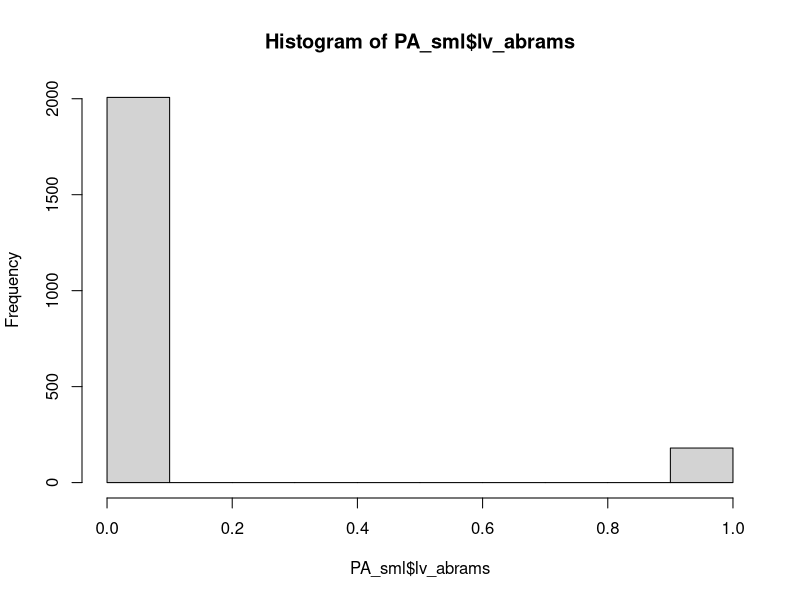
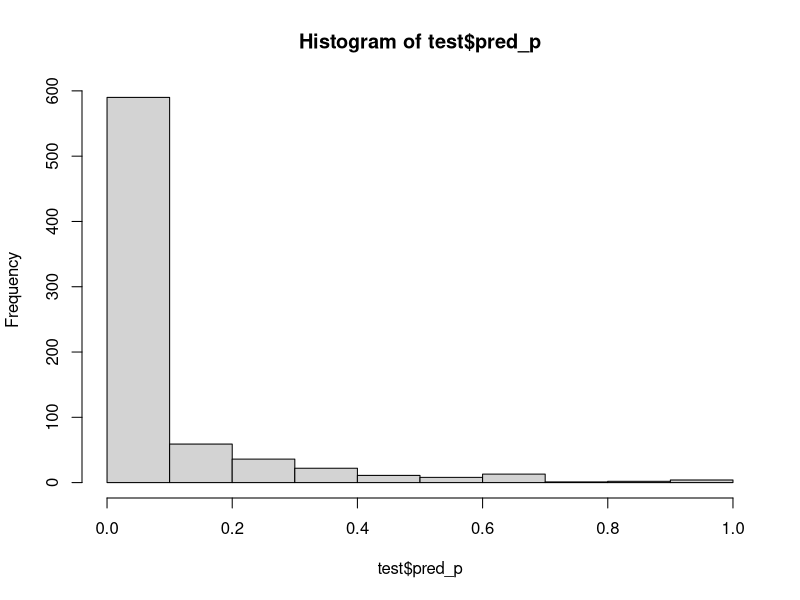
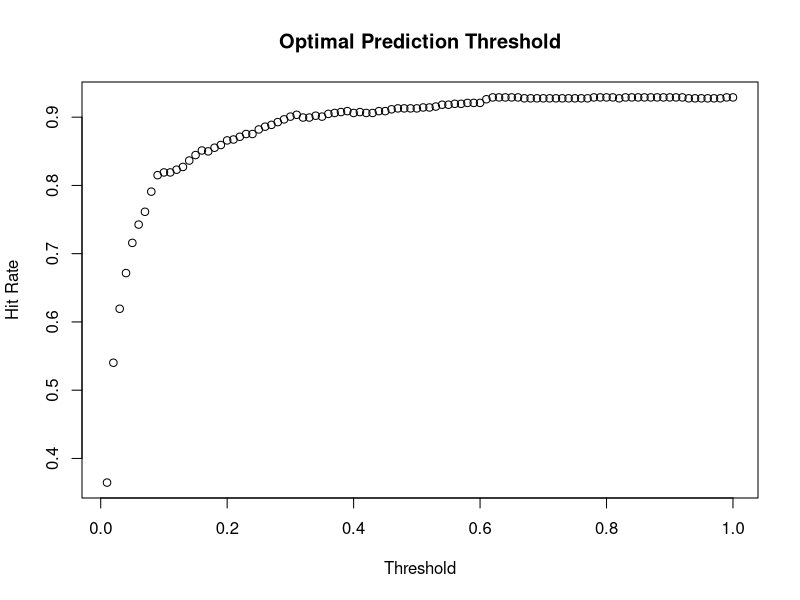
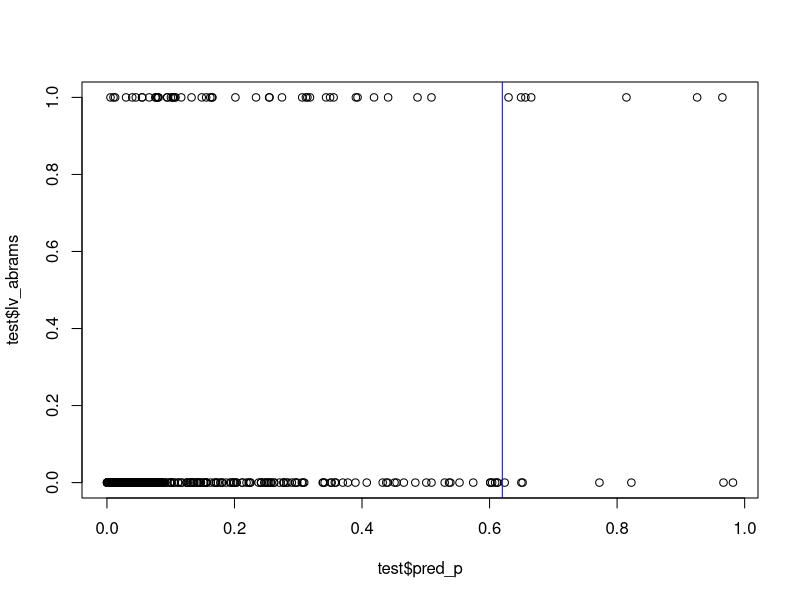
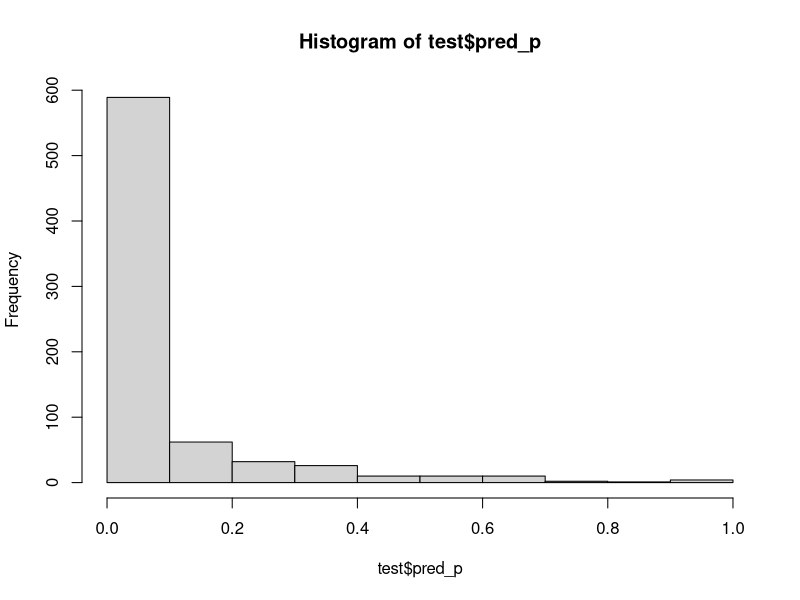
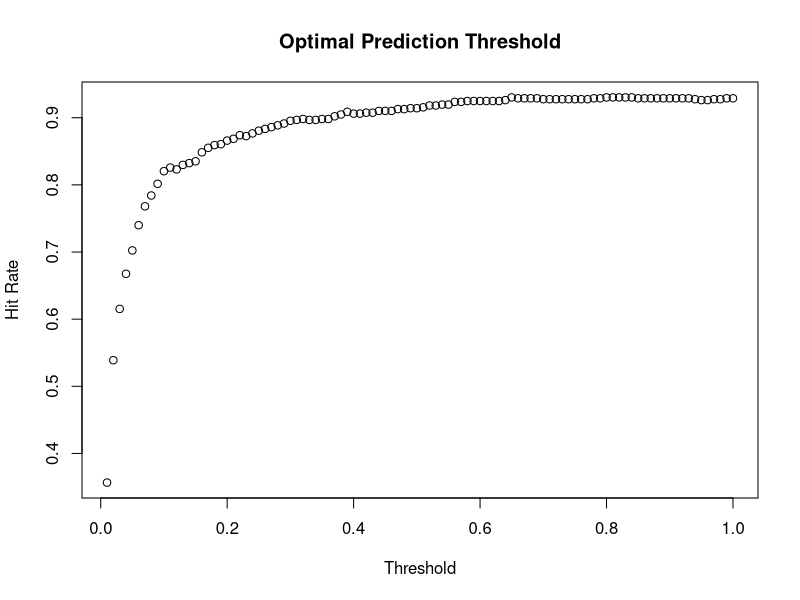
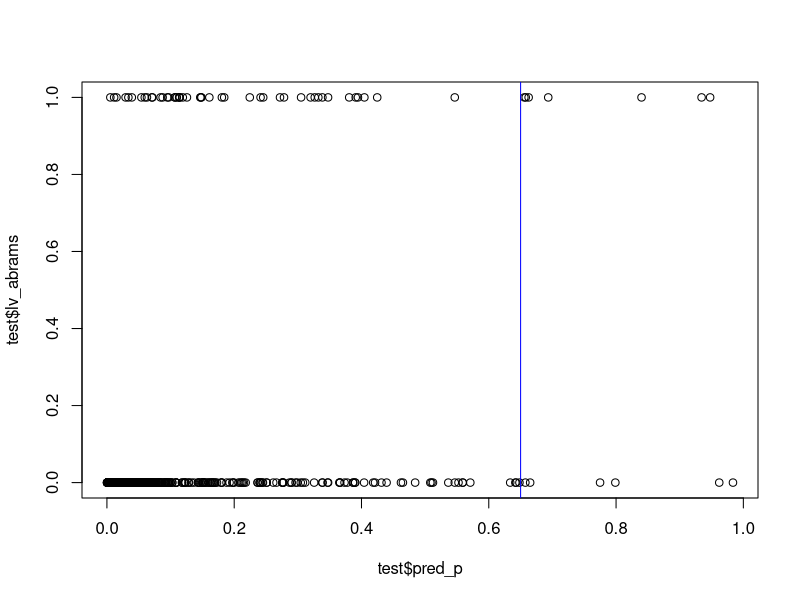

These charts were generated, in order, by the following R code: (Note: this script raises an error after producing the figures.)
# Estimate likelihood of voting among Abrams supporters
# Lauren Lawless
# MAR 653
# February 26, 2020

library(readxl)
#install.packages("ggplot2")
library(ggplot2)

# Function definition
get_hitrate <- function(thresh){
  test$pred <- ifelse(test$pred_p > thresh,1,0)
  correct <- sum(ifelse(test$lv_abrams + test$pred == 1,0,1))/nrow(test)
  return(correct)
}

best_hitrate <- 0
best_tp <- 0
hitrates <- data.frame("threshold"=(1:100)/100, "hitrate"=-1)

#####
# Obtain and Scrub
Project_Analysis <- read_excel("Project Analysis.xlsx", sheet = "All")
PA_sml <- Project_Analysis[Project_Analysis$vote18_abrams == 1,-1:-3]
PA_sml <- PA_sml[,-2:-4]
PA_sml$lv_abrams <- (PA_sml$likelyvoter-1)*-1 * PA_sml$vote18_abrams
#sum(PA_sml$lv_abrams)
hist(PA_sml$lv_abrams)
table(PA_sml$lv_abrams, PA_sml$Train)

train <- PA_sml[PA_sml$Train == 1,c(-1,-3,-4,-54)]
test <- PA_sml[PA_sml$Train == 0,c(-1,-3,-4,-54)]

#####
# Model 0 - all
# hr: 0.9289544
# tp: 0.009383378
# Model on train
train_0 <- train[,c(-13,-17,-23,-28:-30,-34,-39,-46,-50)]
model_0 <- glm(lv_abrams~., family=binomial(link='logit'), data=train_0)
summary(model_0)

# Predict on test
test$pred_p <- predict(model_0, newdata=test, type=c("response"))
hist(test$pred_p)

# Find optimal prediction threshold
hitrates <- data.frame("threshold" = 1:100)
hitrates$threshold <- hitrates$threshold/100
for(i in 1:100) {
  hitrates$hitrate[i] <- get_hitrate(hitrates$threshold[i])
}
plot(hitrates$threshold, hitrates$hitrate,
    main="Optimal Prediction Threshold",
    xlab="Threshold",
    ylab="Hit Rate",
    type="p")

thresh_optimal <- hitrates$threshold[which.max(hitrates$hitrate)]

plot(test$pred_p,test$lv_abrams)
abline(v=thresh_optimal, col="blue")

# Report results
test$pred <- ifelse(test$pred_p > thresh_optimal,1,0)
confusion <- table(test$lv_abrams, test$pred)
print(confusion)

hitrate <- (confusion[1,1]+confusion[2,2])/(confusion[1,1]+confusion[1,2]+confusion[2,1]+confusion[2,2])
tp <- (confusion[2,2])/(confusion[1,1]+confusion[1,2]+confusion[2,1]+confusion[2,2])

print(ifelse(hitrate > best_hitrate && tp >= best_tp, paste("New best model by hit rate!"),
             ifelse(tp > best_tp && hitrate >= best_hitrate, "New best model by true positives!","Not the best model :(")))
cat("Current hit rate:\t",hitrate,"\nBest hit rate:\t\t",best_hitrate,"\nCurrent tp:\t\t",tp,"\nBest tp:\t\t",best_tp,"\n")
best_hitrate <- ifelse(hitrate > best_hitrate || (tp > best_tp && hitrate == best_hitrate), hitrate, best_hitrate)
best_tp <- ifelse(tp > best_tp && hitrate == best_hitrate || hitrate == best_hitrate, tp, best_tp)


#####
# Model 1 - drop sizeplace
# hr: 0.9302949
# tp: 0.009383378
# Model on train
train_1 <- train[,c(-13,-17,-23,-28:-30,-34,-39,-46:-50)]
model_1 <- glm(lv_abrams~., family=binomial(link='logit'), data=train_1)
summary(model_1)

# Predict on test
test$pred_p <- predict(model_1, newdata=test, type=c("response"))
hist(test$pred_p)

# Find optimal prediction threshold
hitrates <- data.frame("threshold" = 1:100)
hitrates$threshold <- hitrates$threshold/100
for(i in 1:100) {
  hitrates$hitrate[i] <- get_hitrate(hitrates$threshold[i])
}
plot(hitrates$threshold, hitrates$hitrate,
     main="Optimal Prediction Threshold",
     xlab="Threshold",
     ylab="Hit Rate",
     type="p")

thresh_optimal <- hitrates$threshold[which.max(hitrates$hitrate)]

plot(test$pred_p,test$lv_abrams)
abline(v=thresh_optimal, col="blue")

# Report results
test$pred <- ifelse(test$pred_p > thresh_optimal,1,0)
confusion <- table(test$lv_abrams, test$pred)
print(confusion)

hitrate <- (confusion[1,1]+confusion[2,2])/(confusion[1,1]+confusion[1,2]+confusion[2,1]+confusion[2,2])
tp <- (confusion[2,2])/(confusion[1,1]+confusion[1,2]+confusion[2,1]+confusion[2,2])

print(ifelse(hitrate > best_hitrate && tp >= best_tp, paste("New best model by hit rate!"),
             ifelse(tp > best_tp && hitrate >= best_hitrate, "New best model by true positives!","Not the best model :(")))
cat("Current hit rate:\t",hitrate,"\nBest hit rate:\t\t",best_hitrate,"\nCurrent tp:\t\t",tp,"\nBest tp:\t\t",best_tp,"\n")
best_hitrate <- ifelse(hitrate > best_hitrate || (tp > best_tp && hitrate == best_hitrate), hitrate, best_hitrate)
best_tp <- ifelse(tp > best_tp && hitrate == best_hitrate || hitrate == best_hitrate, tp, best_tp)


#####
# Model 2 - drop vote decide, relig
# hr: 0.9827229
# tp: 0.02902557
# Model on train
train_2 <- train[,c(-14:-18,-24,-29:-31,-35,-40:-47,-51)]
model_2 <- glm(lv_abrams~., family=binomial(link='logit'), data=train_2)
summary(model_2)

# Predict on test
test$pred_p <- predict(model_2, newdata=test, type=c("response"))
hist(test$pred_p)

# Find optimal prediction threshold
hitrates <- data.frame("threshold" = 1:100)
hitrates$threshold <- hitrates$threshold/100
for(i in 1:100) {
  hitrates$hitrate[i] <- get_hitrate(hitrates$threshold[i])
}
plot(hitrates$threshold, hitrates$hitrate,
     main="Optimal Prediction Threshold",
     xlab="Threshold",
     ylab="Hit Rate",
     type="p")

thresh_optimal <- hitrates$threshold[which.max(hitrates$hitrate)]

plot(test$pred_p,test$lv_abrams)
abline(v=thresh_optimal, col="blue")

# Report results
test$pred <- ifelse(test$pred_p > thresh_optimal,1,0)
confusion <- table(test$lv_abrams, test$pred)
print(confusion)

hitrate <- (confusion[1,1]+confusion[2,2])/(confusion[1,1]+confusion[1,2]+confusion[2,1]+confusion[2,2])
tp <- (confusion[2,2])/(confusion[1,1]+confusion[1,2]+confusion[2,1]+confusion[2,2])

print(ifelse(hitrate > best_hitrate && tp >= best_tp, paste("New best model by hit rate!"),
             ifelse(tp > best_tp && hitrate >= best_hitrate, "New best model by true positives!","Not the best model :(")))
cat("Current hit rate:\t",hitrate,"\nBest hit rate:\t\t",best_hitrate,"\nCurrent tp:\t\t",tp,"\nBest tp:\t\t",best_tp,"\n")
best_hitrate <- ifelse(hitrate > best_hitrate || (tp > best_tp && hitrate == best_hitrate), hitrate, best_hitrate)
best_tp <- ifelse(tp > best_tp && hitrate == best_hitrate || hitrate == best_hitrate, tp, best_tp)


#####
# Model 3 - drop vote decide, relig
# hr: 0.983414
# tp: 0.02971666
# Model on train
train_3 <- train[,c(-14:-18,-24,-29:-31,-35,-40:-47,-51)]
model_3 <- glm(lv_abrams~., family=binomial(link='logit'), data=train_3)
summary(model_3)

# Predict on test
test$pred_p <- predict(model_3, newdata=test, type=c("response"))
hist(test$pred_p)

# Find optimal prediction threshold
hitrates <- data.frame("threshold" = 1:100)
hitrates$threshold <- hitrates$threshold/100
for(i in 1:100) {
  hitrates$hitrate[i] <- get_hitrate(hitrates$threshold[i])
}
plot(hitrates$threshold, hitrates$hitrate,
     main="Optimal Prediction Threshold",
     xlab="Threshold",
     ylab="Hit Rate",
     type="p")

thresh_optimal <- hitrates$threshold[which.max(hitrates$hitrate)]

plot(test$pred_p,test$lv_abrams)
abline(v=thresh_optimal, col="blue")

# Report results
test$pred <- ifelse(test$pred_p > thresh_optimal,1,0)
confusion <- table(test$lv_abrams, test$pred)
print(confusion)

hitrate <- (confusion[1,1]+confusion[2,2])/(confusion[1,1]+confusion[1,2]+confusion[2,1]+confusion[2,2])
tp <- (confusion[2,2])/(confusion[1,1]+confusion[1,2]+confusion[2,1]+confusion[2,2])

print(ifelse(hitrate > best_hitrate && tp >= best_tp, paste("New best model by hit rate!"),
             ifelse(tp > best_tp && hitrate >= best_hitrate, "New best model by true positives!","Not the best model :(")))
cat("Current hit rate:\t",hitrate,"\nBest hit rate:\t\t",best_hitrate,"\nCurrent tp:\t\t",tp,"\nBest tp:\t\t",best_tp,"\n")
best_hitrate <- ifelse(hitrate > best_hitrate || (tp > best_tp && hitrate == best_hitrate), hitrate, best_hitrate)
best_tp <- ifelse(tp > best_tp && hitrate == best_hitrate || hitrate == best_hitrate, tp, best_tp)


#####
# Model 4 - drop vote decide, relig, income
# hr: 
# tp: 
# Model on train
train_4 <- train[,c(-15:-19,-25,-30:-32,-36:-40,-41:-48,-52)]
model_4 <- glm(lv_abrams~., family=binomial(link='logit'), data=train_4)
summary(model_4)

# Predict on test
test$pred_p <- predict(model_4, newdata=test, type=c("response"))
hist(test$pred_p)

# Find optimal prediction threshold
hitrates <- data.frame("threshold" = 1:100)
hitrates$threshold <- hitrates$threshold/100
for(i in 1:100) {
  hitrates$hitrate[i] <- get_hitrate(hitrates$threshold[i])
}
plot(hitrates$threshold, hitrates$hitrate,
     main="Optimal Prediction Threshold",
     xlab="Threshold",
     ylab="Hit Rate",
     type="p")

thresh_optimal <- hitrates$threshold[which.max(hitrates$hitrate)]

plot(test$pred_p,test$lv_abrams)
abline(v=thresh_optimal, col="blue")

# Report results
test$pred <- ifelse(test$pred_p > thresh_optimal,1,0)
confusion <- table(test$lv_abrams, test$pred)
print(confusion)

hitrate <- (confusion[1,1]+confusion[2,2])/(confusion[1,1]+confusion[1,2]+confusion[2,1]+confusion[2,2])
tp <- (confusion[2,2])/(confusion[1,1]+confusion[1,2]+confusion[2,1]+confusion[2,2])

print(ifelse(hitrate > best_hitrate && tp >= best_tp, paste("New best model by hit rate!"),
             ifelse(tp > best_tp && hitrate >= best_hitrate, "New best model by true positives!","Not the best model :(")))
cat("Current hit rate:\t",hitrate,"\nBest hit rate:\t\t",best_hitrate,"\nCurrent tp:\t\t",tp,"\nBest tp:\t\t",best_tp,"\n")
best_hitrate <- ifelse(hitrate > best_hitrate || (tp > best_tp && hitrate == best_hitrate), hitrate, best_hitrate)
best_tp <- ifelse(tp > best_tp && hitrate == best_hitrate || hitrate == best_hitrate, tp, best_tp)
